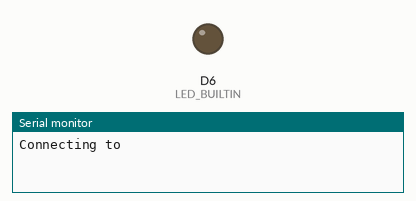
Recording of a sketch running on a simulated Arduino MKR. On the bench: output pins drawn as LEDs (lit = HIGH), the last lines printed to the serial monitor. Dashed ring = blinking. WiFi joins after 1.5 s; servers stay silent unless stated; the local clock reads 2024-03-15 10:24:30 at power-on unless the sketch sets it; random numbers use the default seed unless the sketch sets one; no MQTT or app messages arrive unless stated.

Above: at 0.1 s.
At 1.9 s:
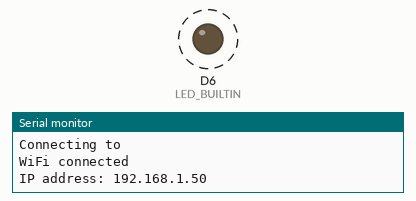
Timing chart, 0 to 3.4 s (numbered marks = the images above):
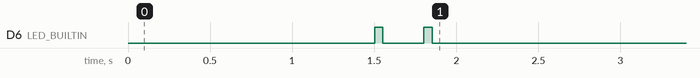

The sketch:

MKR1000_MQTT_WakeUp.ino
```cpp
#include "arduino_secrets.h"
#include <WiFi101.h>
#include <RTCZero.h>
#include <PubSubClient.h>
#include "DHT.h"

char* mySSID = SECRET_SSID;
char* myPW = SECRET_PW;

// MQTT (CloudMQTT)
const char* BROKER = "m20.cloudmqtt.com";
uint16_t    BRPORT = 12394;
const char* BRUSER = "rawyjpid";
const char* BRPWD  = "ah52k3gjd8JS";
const char* CLIENTID = "MKR1000";

#define DHTTYPE DHT11   // DHT 11
//#define DHTTYPE DHT21   // DHT 21 (AM2301)
//#define DHTTYPE DHT22   // DHT 22  (AM2302), AM2321
#define uS_TO_S_FACTOR 1000000

int length;

/* create an instance of PubSubClient client */
WiFiClient MKR1000Client;
PubSubClient client(MKR1000Client);

/* Create an rtc object */
RTCZero rtc;

/* Change these values to define the wakeup periode */
byte wakeupSeconds = 0;
byte wakeupMinutes = 1;
byte wakeupHours = 0;

/* Change these values to set the current initial time */
const byte seconds = 0;
const byte minutes = 0;
const byte hours = 0;

/* Change these values to set the current initial date */
const byte day = 1;
const byte month = 1;
const byte year = 2018;

bool matched = true;

// Temporary variables
char msg[20];

/* topics */
#define TEMP_TOPIC    "MKR1000/temp"
#define HUMI_TOPIC    "MKR1000/humi"

void setup()
{
  pinMode(LED_BUILTIN, OUTPUT);
  digitalWrite(LED_BUILTIN, LOW);


  rtc.begin();

  rtc.setTime(hours, minutes, seconds);
  rtc.setDate(day, month, year);

  rtc.setAlarmTime(hours + wakeupHours, minutes + wakeupMinutes, seconds + wakeupSeconds);
  rtc.enableAlarm(rtc.MATCH_HHMMSS);

  rtc.attachInterrupt(alarmMatch);

  connectWiFi();
  configureMQTT();
}

void loop() {
  if (matched) {
    matched = false;
    //---------------------------------------
    // Include appplication code here
    run_application();
    //---------------------------------------

    rtc.setTime(hours, minutes, seconds);
    rtc.setAlarmTime(hours + wakeupHours, minutes + wakeupMinutes, seconds + wakeupSeconds);
    rtc.standbyMode();    // Sleep until next alarm match
  }
}

void alarmMatch() {
  matched = true;
}
```

application.ino
```cpp
// This file contains the application code

void run_application()
{
  heartbeat();
  WiFi.noLowPowerMode();
  WiFi.begin(mySSID, myPW);
  while (WiFi.status() != WL_CONNECTED)
  {
    heartbeat();
  }
    /* if client was disconnected then try to reconnect again */
  if (!client.connected()) {
    mqttconnect();
  }
    float humidity = random(30,80);
  if (!isnan(humidity))
  {
    snprintf (msg, 20, "%5.1f", humidity);
    /* publish the message */
    client.publish(HUMI_TOPIC, msg);
  }

  // Read temperature as Celsius (the default)
  //float temperature = dht.readTemperature();
  float temperature = random(15,35);
  if (!isnan(temperature))
  {
    snprintf (msg, 20, "%5.1f", temperature);
    /* publish the message */
    client.publish(TEMP_TOPIC, msg);
  }


  WiFi.end();
}
```

arduino_secrets.h
```cpp
#define SECRET_SSID ""
#define SECRET_PW ""
```

functions.ino
```cpp
// This file contains several functions used in the application

void heartbeat()
{
  digitalWrite(LED_BUILTIN, HIGH);
  delay(50);
  digitalWrite(LED_BUILTIN, LOW);
  delay(250);

  digitalWrite(LED_BUILTIN, HIGH);
  delay(50);
  digitalWrite(LED_BUILTIN, LOW);
  delay(250);
}

void connectWiFi()
{
  int count = 0;
  Serial.print("Connecting to ");
  Serial.println(mySSID);
  WiFi.begin(mySSID, myPW);

  while (WiFi.status() != WL_CONNECTED)
  {
    delay(500);
    Serial.print(".");
    count++;
    //if (count > 15) ESP.restart();
  }
  Serial.println("");
  Serial.println("WiFi connected");
  Serial.print("IP address: ");
  Serial.println(WiFi.localIP());
}

void configureMQTT()
{
  /* configure the MQTT server with IPaddress and port */
  client.setServer(BROKER, BRPORT);
  /* this receivedCallback function will be invoked
  when client received subscribed topic */
  client.setCallback(receivedCallback);
}

void receivedCallback(char* topic, byte* payload, unsigned int length)
{
  Serial.print("Message received: ");
  Serial.println(topic);

  Serial.print("payload: ");
  for (int i = 0; i < length; i++) Serial.print((char)payload[i]);
  Serial.println();
}

void mqttconnect() {
  /* Loop until reconnected */
  while (!client.connected()) {
    Serial.print("MQTT connecting ...");

    /* connect now */
    if (client.connect(CLIENTID, BRUSER, BRPWD)) {
      Serial.println("connected");
    } else {
      Serial.print("failed, status code =");
      Serial.print(client.state());
      Serial.println("try again in 5 seconds");
      /* Wait 5 seconds before retrying */
      delay(5000);
    }
  }
}
```

Measured:
- by itself, D6 (LED_BUILTIN): alternates HIGH for 0.05 s and LOW for 0.25 s, 4 changes in all, then stays LOW
